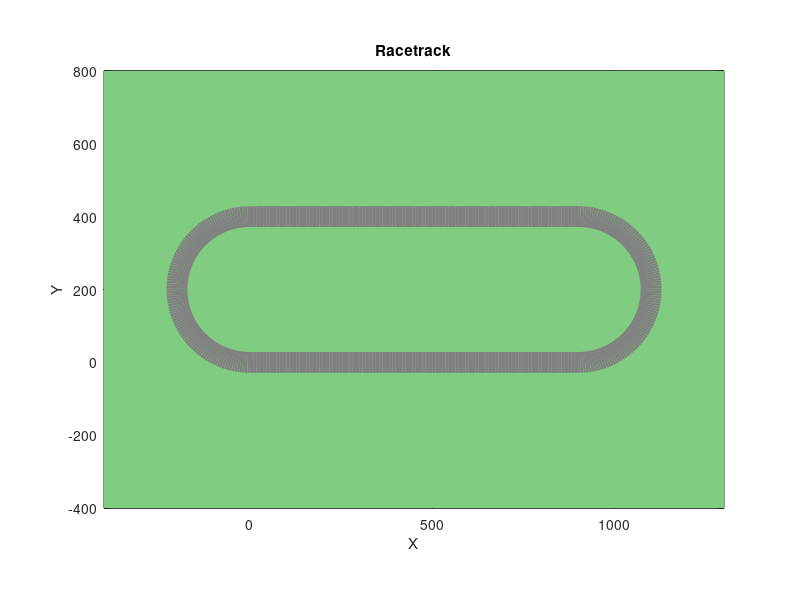

Reproduce this figure in MATLAB. (Note: this script raises an error after producing the figure.)
% Define parameters
radius = 200; % Radius of curved sections
straight_length = 900; % Length of straight sections
track_width = 15; % Width of the track

% First Curve
theta1 = linspace(3*pi/2, pi/2, 100);
x1 = radius * cos(theta1);
y1 = radius * sin(theta1);

% Second Curve
theta2 = linspace(-pi/2, -3*pi/2, 100);
x2 = -radius * cos(theta2) + straight_length;
y2 = -radius * sin(theta2);

% First Straight
x3 = linspace(0, straight_length, 100);
y3 = -200 * ones(size(x3));

% Second Straight
x4 = linspace(straight_length, 0, 100);
y4 = 200 * ones(size(x4));

% Combine
xpath = [x3, fliplr(x2), (x4), fliplr(x1)];
ypath = [y3, fliplr(y2), (y4), fliplr(y1)];
xpath = xpath - xpath(1);
ypath = ypath - ypath(1);

plot(xpath, ypath, '.r');

hold on

x_min = -400;
x_max = 1300;

y_min = -400;
y_max = 800;

% Plot the green background
patch([x_min, x_max, x_max, x_min], [y_min, y_min, y_max, y_max], [0.5 0.8 0.5], 'EdgeColor', 'none');

% Plot the track in grey
plot(xpath, ypath, 'Color', [0.5 0.5 0.5], 'LineWidth', track_width);
axis equal;
title('Racetrack');
xlabel('X');
ylabel('Y');
grid on;

% Set x and y limits
xlim([-400, 1300]);
ylim([-400, 800]);

% start an animated line feature
h = animatedline('Color', 'r', 'LineWidth', 1);
axis([-400 1300 -400 800])

% create a "car" of width w and height 2w
w = 20;
car = [- w*2, - w; w*2, -w; w*2, w; -w*2, w]';
a = patch('XData', car(:, 1), 'YData', car(:, 2));
a.EdgeColor = [0 0 0];
a.FaceColor = 'b';

% perform an animated "simulation" - no dynamics, just kinematics
for i = 1:length(xpath)-1
    x = xpath(i);
    y = ypath(i);
   
    addpoints(h, x, y);

    % Calculate slope of the curve at current point
    slope = (ypath(i+1) - ypath(i)) / (xpath(i+1) - xpath(i));
    
    % Rotate car according to slope of curve 
    angle = atan(slope);
    car_centered = car - mean(car, 2);
    car_rotated = rotate(car_centered, angle);
    car_final = car_rotated + [x; y];
    
    % Update car image
    a.XData = car_final(1, :);
    a.YData = car_final(2, :);
    
    pause(0.05);
    
    drawnow limitrate nocallbacks
end

hold off

function xyt = rotate(xy, theta)
    R = [cos(theta), -sin(theta); sin(theta), cos(theta)];
    xyt = R * xy;
end

